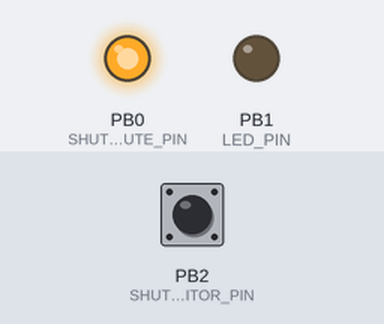
A sketch run on a simulated ATtiny85, built with avr-gcc and run on an emulated ATtiny85. On the bench: output pins drawn as LEDs (lit = HIGH). Dashed ring = blinking. Inputs (shaded band) come from the test bench; at power-on: PB2 (SHUTDOWN_MONITOR_PIN) HIGH.

Above: at 0.1 s.
At 8.2 s:
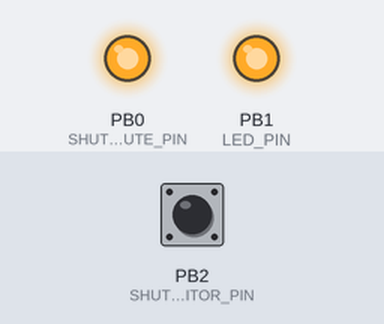
8.3 s: PB2 (SHUTDOWN_MONITOR_PIN) pulled LOW for 3.2 s
At 10.54 s:
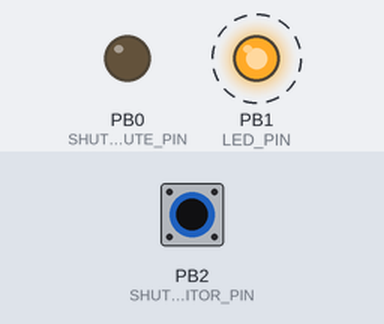
Timing chart, 0 to 19.0 s (numbered marks = the images above; inputs shaded):
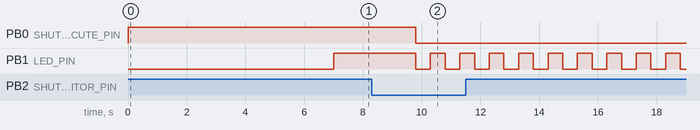

Measured:
- after the input at 8.3 s, PB0 (SHUTDOWN_EXECUTE_PIN): HIGH → LOW after 1.5 s; PB1 (LED_PIN): alternates HIGH for 0.50 s and LOW for 0.50 s, starting after 1.5 s

The sketch:

module.ino
```cpp
//#define DEBUG

#ifdef DEBUG
#include "DigiKeyboard.h"
#endif

#define SHUTDOWN_MONITOR_PIN 2
#define SHUTDOWN_EXECUTE_PIN 0
#define LED_PIN 1
#define STARTUP_DELAY 7000          // Time interval to allow the printer boot up, ms
#define STANDBY_BLINK_PERIOD 2000   // Time period for the LED signaling the STANDBY state, ms
#define SHUTDOWN_BLINK_PERIOD 500   // Time period for the LED signaling the SHUTDOWN_EXECUTED state, ms
#define FILTER_COUNT 3              // Number of additional repeated readings to confirm a shutdown request
#define FILTER_PERIOD 500           // Time interval between the repeated readings, ms

bool isShutdownRequested = false;
bool isShutdownExecuted = false;
bool ledState = false;
unsigned long lastMillis;           // Timer variable

// ------------------------------------ Subroutines ------------------------------------

// Monitor the shutdown request from the printer
void monitorShutdownRequest() {
#ifdef DEBUG
    DigiKeyboard.println("monitorShutdownRequest() called");
#endif
    if (digitalRead(SHUTDOWN_MONITOR_PIN) == LOW) isShutdownRequested = true;
}


// Perform the printer shutdown
void doShutdown() {
#ifdef DEBUG
  DigiKeyboard.println("doShutdown() called");
#endif

  // Filter the event
  for (byte i = 0; i < FILTER_COUNT; i++) {
    delay(FILTER_PERIOD);
    if (digitalRead(SHUTDOWN_MONITOR_PIN) == HIGH) {    // Repeat the reading and check if it is consistent
      isShutdownRequested = false;                      // False positive, reset the flag and exit
      return;
    }
  }                                                     // All the filter readings are consistent, preceed to shutdown
  digitalWrite(SHUTDOWN_EXECUTE_PIN, LOW);
  isShutdownExecuted = true;
}


// Invert the LED
void invertLed() {
  ledState = !ledState;
  digitalWrite(LED_PIN, ledState);
}


// Blink the LED indicating the STANDBY state
void blinkLedForStandby() {
  if (millis() - lastMillis >= STANDBY_BLINK_PERIOD) {
    lastMillis = millis();
    invertLed();
  }
}


// Blink the LED indicating the SHUTDOWN_EXECUTED state
void blinkLedForShutdownExecuted() {
  if (millis() - lastMillis >= SHUTDOWN_BLINK_PERIOD) {
    lastMillis = millis();
    invertLed();
  }
}


// ------------------------------------ Core routines ------------------------------------

// Arduino setup
void setup() {
  pinMode(SHUTDOWN_MONITOR_PIN, INPUT_PULLUP);
  pinMode(SHUTDOWN_EXECUTE_PIN, OUTPUT);
  pinMode(LED_PIN, OUTPUT);

  digitalWrite(SHUTDOWN_EXECUTE_PIN, HIGH);   // Standby; the shutdown relay activates on LOW
  digitalWrite(LED_PIN, LOW);                 // Turn off the LED

  delay(STARTUP_DELAY);
}


// Main loop
void loop() {

#ifdef DEBUG
  DigiKeyboard.println("loop() iterated");
  delay(2000);
#endif

  if (!isShutdownRequested) {                         // STANDBY state
    monitorShutdownRequest();
    blinkLedForStandby();
  }
  if (isShutdownRequested && !isShutdownExecuted) {   // SHUTDOWN_REQUESTED state
    doShutdown();
  }
  if (isShutdownExecuted) {                           // SHUTDOWN_EXECUTED state
    blinkLedForShutdownExecuted();
  }

}
```
